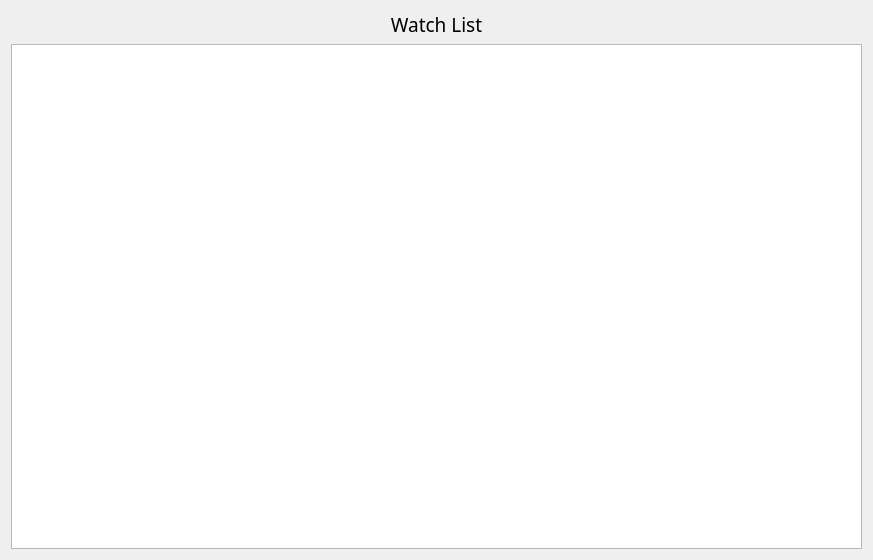
<?xml version="1.0" encoding="UTF-8"?>
<ui version="4.0">
 <class>WatchList</class>
 <widget class="QWidget" name="WatchList">
  <property name="geometry">
   <rect>
    <x>0</x>
    <y>0</y>
    <width>873</width>
    <height>560</height>
   </rect>
  </property>
  <property name="windowTitle">
   <string>WatchList</string>
  </property>
  <layout class="QVBoxLayout" name="verticalLayout">
   <item>
    <widget class="QLabel" name="label">
     <property name="font">
      <font>
       <family>Eras Bold ITC</family>
       <pointsize>14</pointsize>
      </font>
     </property>
     <property name="layoutDirection">
      <enum>Qt::LeftToRight</enum>
     </property>
     <property name="text">
      <string>Watch List</string>
     </property>
     <property name="alignment">
      <set>Qt::AlignCenter</set>
     </property>
    </widget>
   </item>
   <item>
    <widget class="QTableView" name="watchListTableView"/>
   </item>
  </layout>
 </widget>
 <layoutdefault spacing="6" margin="11"/>
 <resources/>
 <connections/>
</ui>
